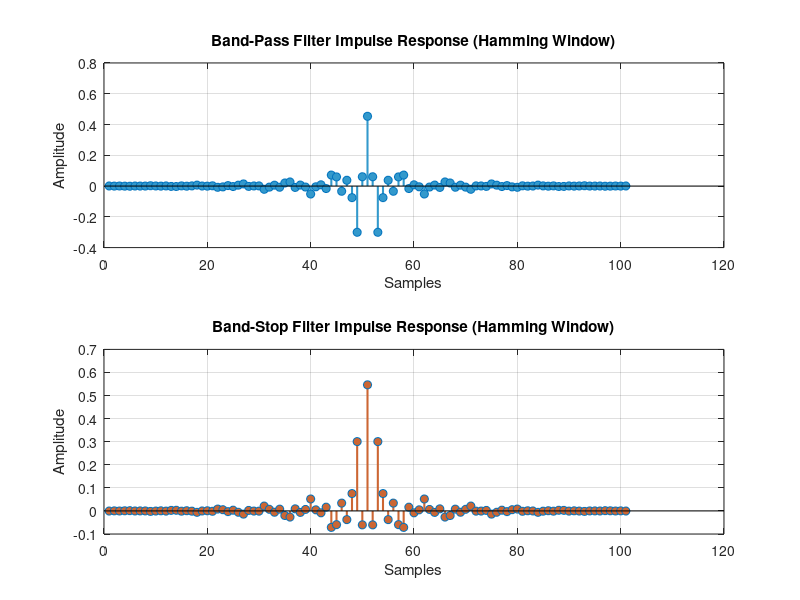
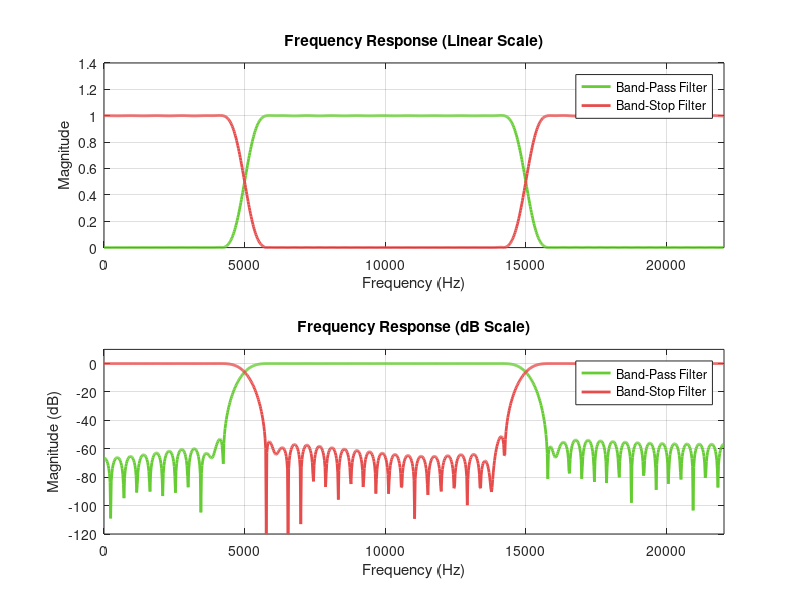

The MATLAB source for these figures, in order:
%Task6
clc; clear; close all;

% Filter parameters
fs = 44100;      
fc1 = 5000;     
fc2 = 15000;     
M = 101;         

% Normalize frequencies
f1 = fc1/fs;
f2 = fc2/fs;

% Time index
n = 1:M;
n_shifted = n - (M+1)/2;  

% Initialize filter coefficient arrays
h_bp = zeros(1,M);
h_bs = zeros(1,M);

% Calculate filter coefficients
for i = 1:M
    if n_shifted(i) == 0 
        h_bp(i) = 2*(f2 - f1);
        h_bs(i) = 1 - 2*(f2 - f1);
    else
        % Band-pass filter
        h_bp(i) = (sin(2*pi*f2*n_shifted(i)) - sin(2*pi*f1*n_shifted(i)))/(pi*n_shifted(i));
        
        % Band-stop filter
        h_bs(i) = (sin(2*pi*f1*n_shifted(i)) - sin(2*pi*f2*n_shifted(i)))/(pi*n_shifted(i));
    end
end

% Apply Hamming window
window = hamming(M)';
h_bp = h_bp .* window;
h_bs = h_bs .* window;

% Calculate frequency responses
[H_bp, f] = freqz(h_bp, 1, 1024, fs);
[H_bs, f] = freqz(h_bs, 1, 1024, fs);

% Plot impulse responses
figure;
subplot(2,1,1);
stem(n, h_bp, 'color', [0.2 0.6 0.8], 'LineWidth', 1.5, 'MarkerFaceColor', [0.2 0.6 0.8]);
title('Band-Pass Filter Impulse Response (Hamming Window)');
xlabel('Samples'); ylabel('Amplitude');
grid on;

subplot(2,1,2);
stem(n, h_bs, 'color', [0.8 0.4 0.2], 'LineWidth', 1.5, 'MarkerFaceColor', [0.8 0.4 0.2]);
title('Band-Stop Filter Impulse Response (Hamming Window)');
xlabel('Samples'); ylabel('Amplitude');
grid on;

% Plot frequency responses
figure;
subplot(2,1,1);
plot(f, abs(H_bp), 'color', [0.4 0.8 0.2], 'LineWidth', 2); hold on;
plot(f, abs(H_bs), 'color', [0.9 0.3 0.3], 'LineWidth', 2);
title('Frequency Response (Linear Scale)');
xlabel('Frequency (Hz)'); ylabel('Magnitude');
legend('Band-Pass Filter', 'Band-Stop Filter');
grid on; xlim([0 fs/2]);
hold off;

subplot(2,1,2);
plot(f, 20*log10(abs(H_bp)), 'color', [0.4 0.8 0.2], 'LineWidth', 2); hold on;
plot(f, 20*log10(abs(H_bs)), 'color', [0.9 0.3 0.3], 'LineWidth', 2);
title('Frequency Response (dB Scale)');
xlabel('Frequency (Hz)'); ylabel('Magnitude (dB)');
legend('Band-Pass Filter', 'Band-Stop Filter');
grid on; xlim([0 fs/2]); ylim([-120 10]);
hold off;